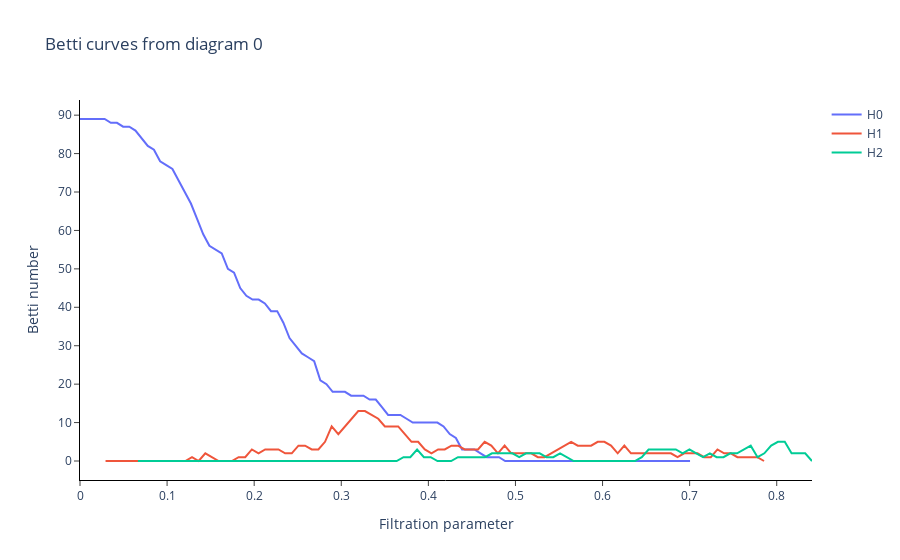

This figure's notebook cell:
### Code cell
BC.fit_transform_plot(dms_controls,sample=sample)
